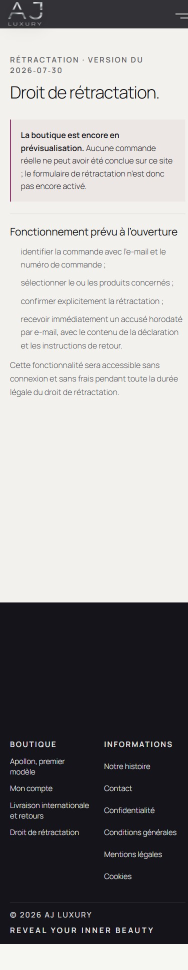
#> input picture .playwright-mcp/chantier1-visages-20260821/sweep/withdrawal-390-full.jpeg, 375 x 1939 px (shown at 1/2 size)
$ python upscale_hero_still.py ../.playwright-mcp/chantier1-visages-20260821/sweep/withdrawal-390-full.jpeg out.png
#> lines starting #> are read from the running program, lines starting #| are printed output that depends on the picture
#> in save_outputs, image is the input picture: PIL image 375x1939 RGB; mean R, G, B 156.5, 155.2, 155.3
from __future__ import annotations

import argparse
from pathlib import Path

import cv2
import numpy as np
from PIL import Image, ImageOps


TARGET_SIZE = (3840, 2160)


def resize_exact(image: Image.Image) -> Image.Image:
    image = ImageOps.exif_transpose(image).convert("RGB")
    source_ratio = image.width / image.height
#> source_ratio = 0.193
    target_ratio = TARGET_SIZE[0] / TARGET_SIZE[1]

    if abs(source_ratio - target_ratio) > 0.001:
        if source_ratio > target_ratio:
            width = round(image.height * target_ratio)
            left = (image.width - width) // 2
            image = image.crop((left, 0, left + width, image.height))
        else:
            height = round(image.width / target_ratio)
#> height = 211
            top = (image.height - height) // 2
#> top = 864
            image = image.crop((0, top, image.width, top + height))
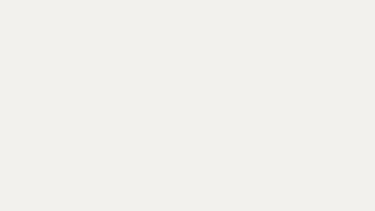
#> image: PIL image 375x211 RGB; mean R, G, B 242, 241, 237

    return image.resize(TARGET_SIZE, Image.Resampling.LANCZOS)


def restrained_microcontrast(image: Image.Image, amount: float) -> Image.Image:
#> called with amount = 0.16
    rgb = np.asarray(image, dtype=np.float32) / 255.0
    linear = np.power(rgb, 2.2)
    softened = cv2.GaussianBlur(linear, (0, 0), sigmaX=1.15, sigmaY=1.15)
    restored = np.clip(linear + amount * (linear - softened), 0.0, 1.0)
    srgb = np.power(restored, 1.0 / 2.2)
    return Image.fromarray(np.round(srgb * 255.0).astype(np.uint8), "RGB")


def save_outputs(source: Path, output_png: Path, amount: float) -> None:
    with Image.open(source) as image:
        result = restrained_microcontrast(resize_exact(image), amount)

    output_png.parent.mkdir(parents=True, exist_ok=True)
    result.save(output_png, format="PNG", optimize=True, compress_level=4)
    result.save(
        output_png.with_suffix(".webp"),
        format="WEBP",
        quality=96,
        method=6,
    )


def main() -> None:
    parser = argparse.ArgumentParser(
        description="Identity-safe 4K upscale for the AJ Luxury hero still."
    )
    parser.add_argument("source", type=Path)
    parser.add_argument("output", type=Path)
    parser.add_argument(
        "--amount",
        type=float,
        default=0.16,
        help="Linear-light microcontrast strength. Keep below 0.25.",
    )
    args = parser.parse_args()
    save_outputs(args.source, args.output, args.amount)


if __name__ == "__main__":
    main()

$ run again, on .playwright-mcp/chantier1-visages-20260821/sweep/account-1920-full.jpeg
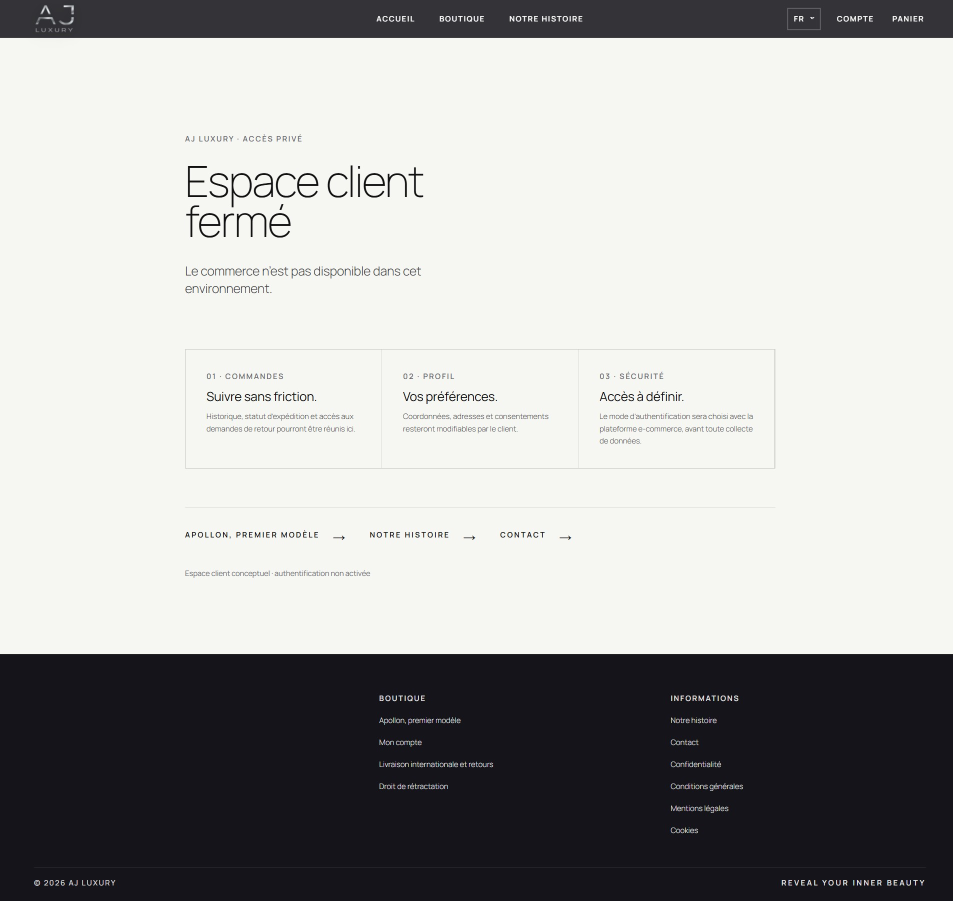
#> input picture .playwright-mcp/chantier1-visages-20260821/sweep/account-1920-full.jpeg, 1905 x 1802 px (shown at 1/2 size)
#> in save_outputs, image is the input picture: PIL image 1905x1802 RGB; mean R, G, B 175.4, 175.7, 174.2
#> in resize_exact, `image = image.crop((0, top, image.width, top + height))`:
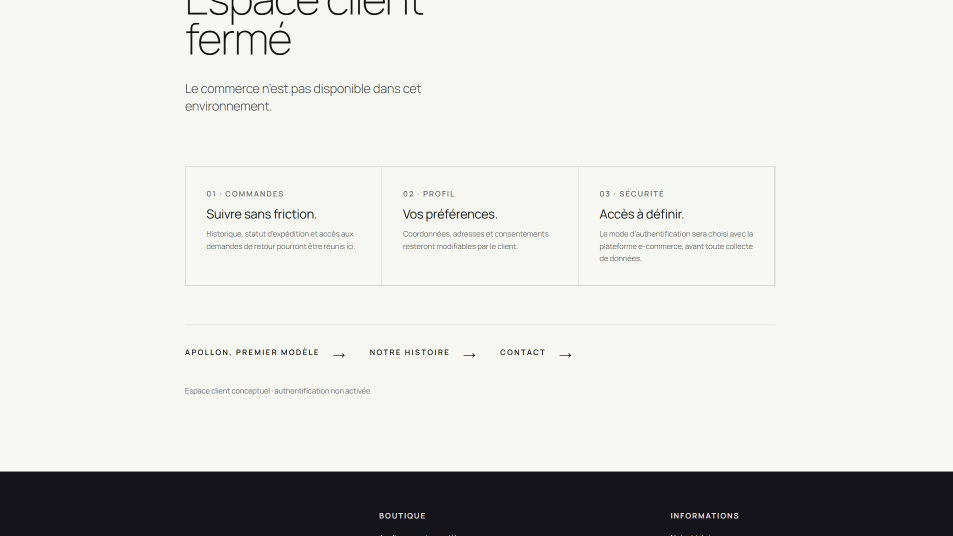
#> image: PIL image 1905x1072 RGB (shown at 1/2 size); mean R, G, B 217.1, 217.8, 214.3
#> in restrained_microcontrast, `linear = np.power(rgb, 2.2)`:
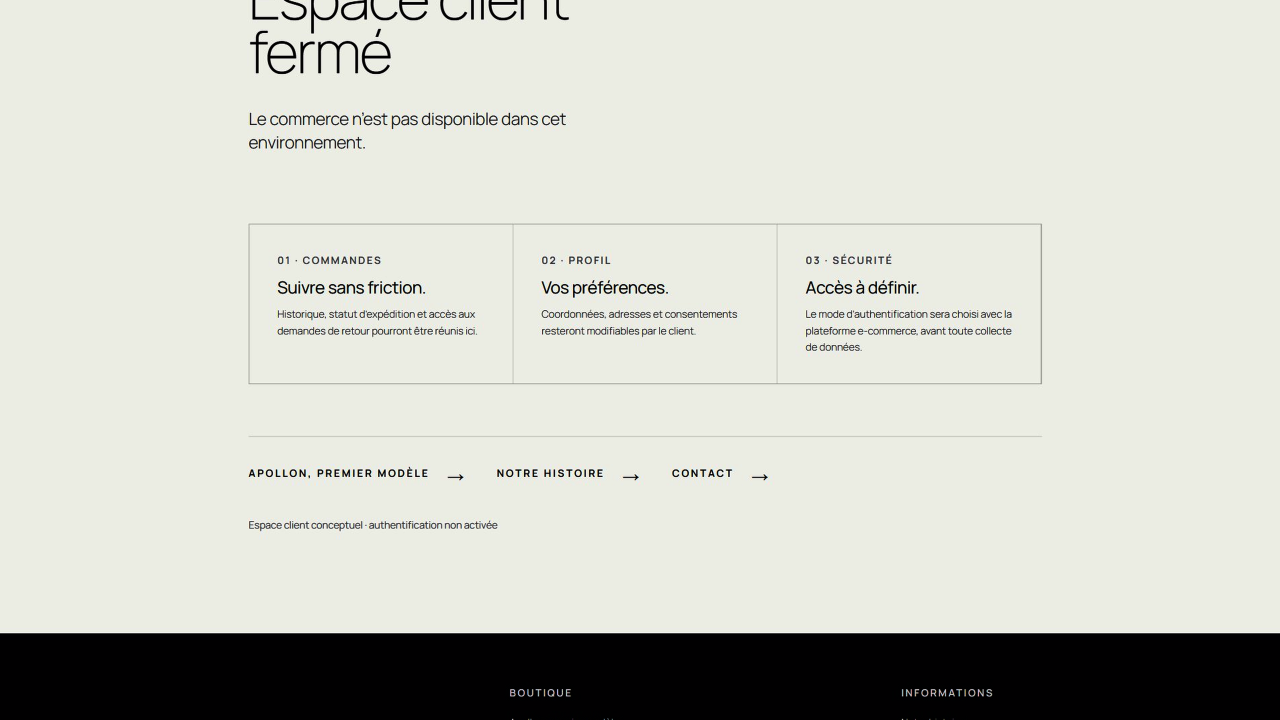
#> linear: shape (2160, 3840, 3) float32 (shown at 1/3 size); mean R, G, B 0.841, 0.841, 0.832

$ run again, on .playwright-mcp/chantier1-visages-20260821/sweep/account-768-full.jpeg
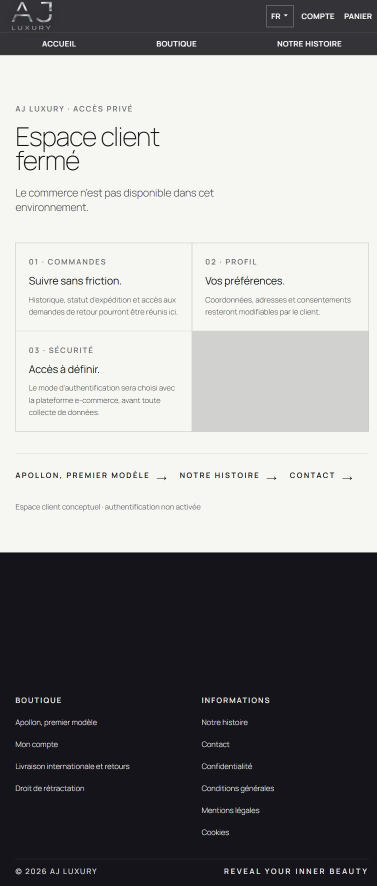
#> input picture .playwright-mcp/chantier1-visages-20260821/sweep/account-768-full.jpeg, 753 x 1771 px (shown at 1/2 size)
#> in save_outputs, image is the input picture: PIL image 753x1771 RGB; mean R, G, B 146.4, 146.5, 146.5
#> in resize_exact, `image = image.crop((0, top, image.width, top + height))`:
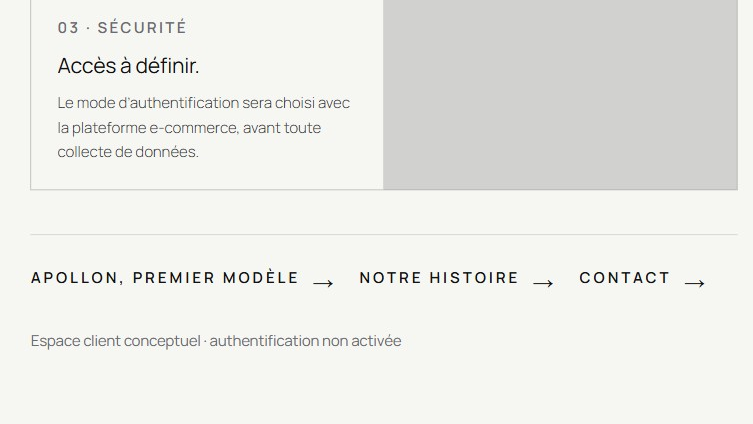
#> image: PIL image 753x424 RGB; mean R, G, B 234.9, 235.6, 231.5
#> in restrained_microcontrast, `linear = np.power(rgb, 2.2)`:
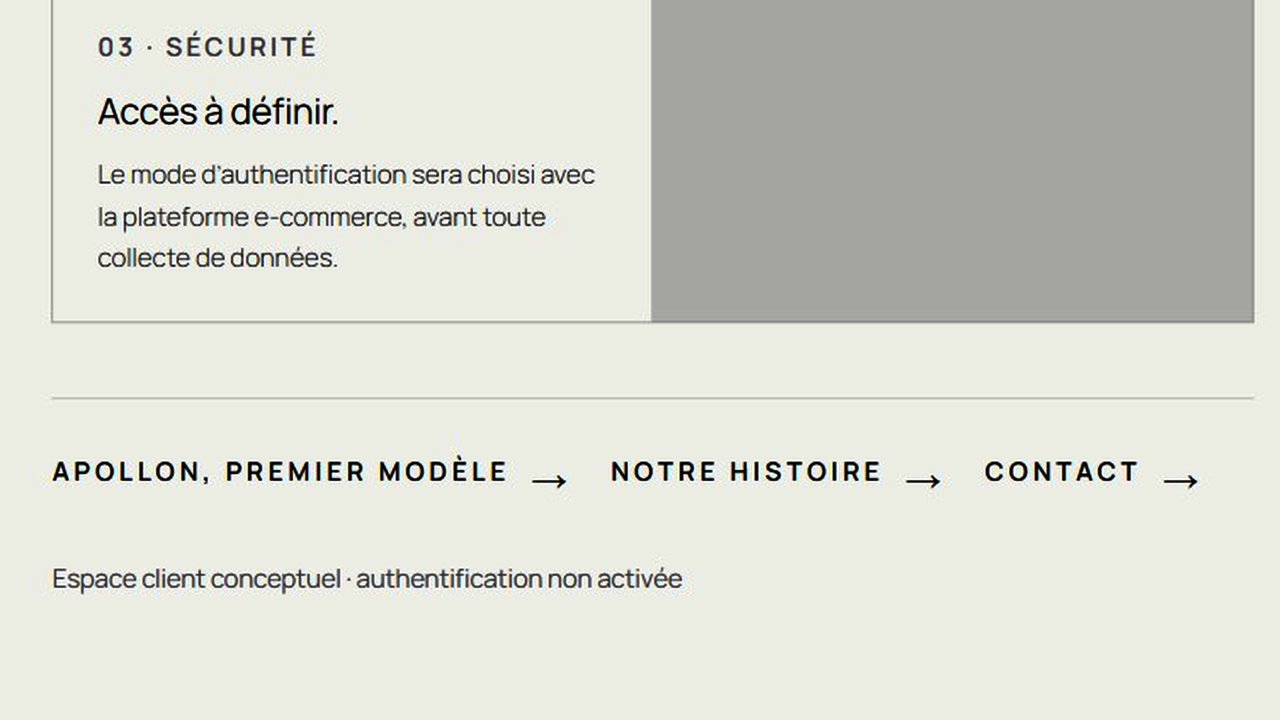
#> linear: shape (2160, 3840, 3) float32 (shown at 1/3 size); mean R, G, B 0.891, 0.892, 0.883
